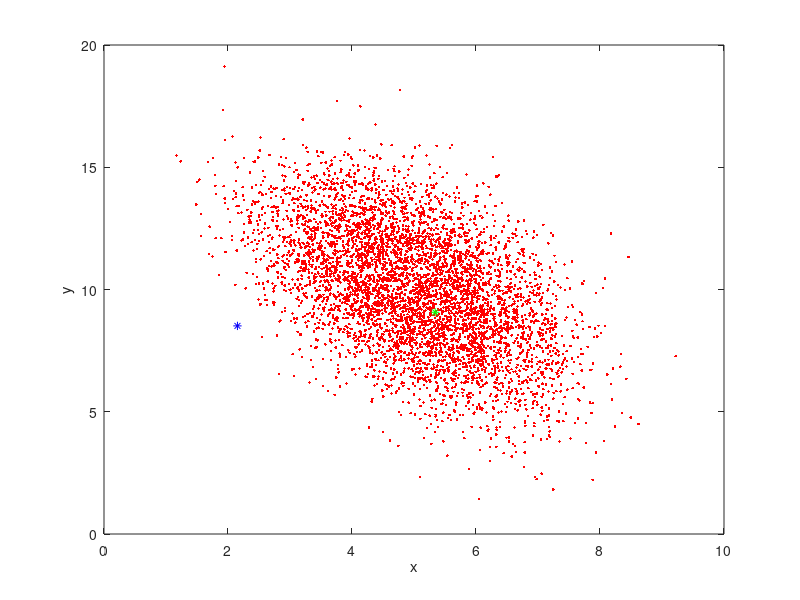
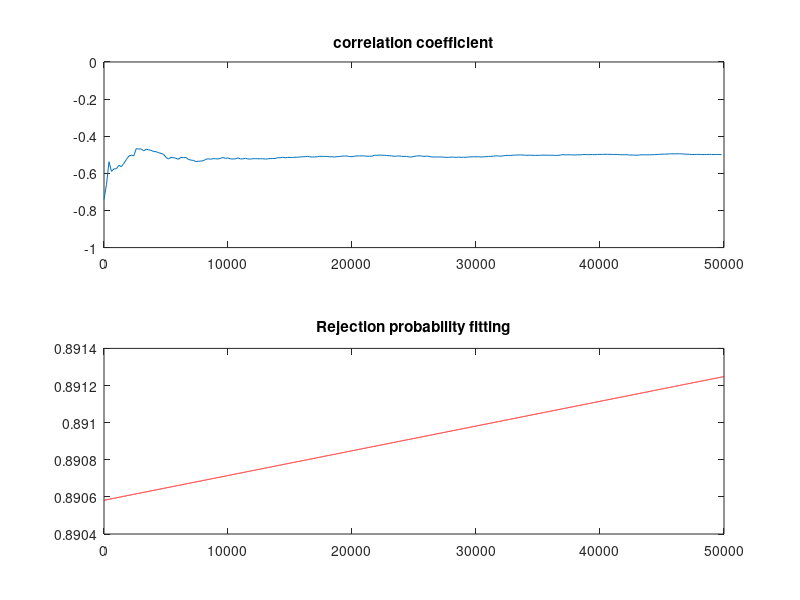

These figures' MATLAB source, in order:
clc,clear all;
tic
mu1=5;mu2=10;sigma1=1;sigma2=2;r=-1/2;
xmin=mu1-5*sigma1;xlen=10*sigma1;
ymin=mu2-5*sigma2;ylen=10*sigma2;
mu=[mu1,mu2];sigma=[sigma1,sigma2];
E=[sigma1*sigma1,r*sigma1*sigma2;r*sigma1*sigma2,sigma2*sigma2];
iE=E^(-1);
sdE=sqrt(det(E));

L=50000;
tempa=0;
windL=200;

state=zeros(L,2);
conve=zeros(1,L);
S=[xmin+xlen*rand(),ymin+ylen*rand()];

for i=1:L
    Snext=[xmin+xlen*rand(),ymin+ylen*rand()];
    p=1/(2*pi*sqrt(det(E)))*exp(-0.5*((S-mu)*(E^(-1))*(S-mu)'));
    pnext=1/(2*pi*sdE)*exp(-0.5*((Snext-mu)*iE*(Snext-mu)'));
    alpha=min(1,pnext/p);
    conve(i)=1-alpha;
    if rand()<alpha
        S=Snext;
    end
    state(i,:)=S;
end

x1=1:length(conve);
P=polyfit(x1,conve,1);
x2=1:windL:L;
rtest=zeros(L/windL,1);
for i=1:L/windL
    TempState=state(1:windL*i,:);
    rtest(i)=min(min(corrcoef(TempState)));
end

figure;
plot(state(:,1),state(:,2),'.r')
hold on
plot(state(L,1),state(L,2),'*g',state(1,1),state(1,2),'*b')
xlabel('x');ylabel('y');

figure;
subplot(2,1,1);plot(x2,rtest);
ylim([-1,0]);
title('correlation coefficient');
subplot(2,1,2);plot(x1,polyval(P,x1),'r');
title('Rejection probability fitting');
r=min(min(corrcoef(state)))
toc